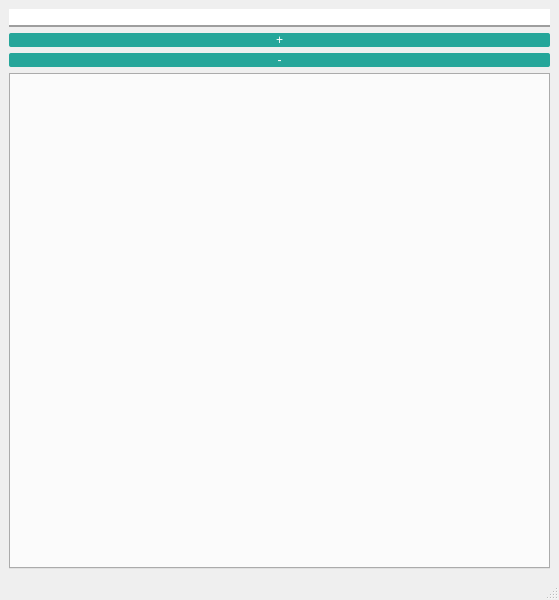
<?xml version="1.0" encoding="UTF-8"?>
<ui version="4.0">
 <class>MainWindow</class>
 <widget class="QMainWindow" name="MainWindow">
  <property name="geometry">
   <rect>
    <x>0</x>
    <y>0</y>
    <width>559</width>
    <height>600</height>
   </rect>
  </property>
  <property name="windowTitle">
   <string>MainWindow</string>
  </property>
  <property name="styleSheet">
   <string notr="true">QDialog{

background-color: #FFFFFF;
margin: 0;
font-family: sans-serif;
color: inherit;
font: inherit;
margin: 0;

}

QPushButton{

border: none;
border-radius: 2px;
outline: 0;
padding: 0 2rem;
text-transform: uppercase;
vertical-align: middle;
text-decoration: none;
color: #fff;
background-color: #26a69a;
text-align: center;

}

QPushButton:hover{

background-color: #2bbbad;
margin: 0;
margin-left: 3rem;

}

QLabel{

color: #9e9e9e;
position: absolute;
top: 0.8rem;
left: 0.75rem;

}

QLabel:hover{

color: #26a69a;

}

QLineEdit{

font-family: &quot;Roboto&quot;;
color: #000;
outline: none;
background: #fff;
border: none;
border-bottom: 2px solid #9e9e9e;

}

QLineEdit:hover{

outline: none;
border-bottom: 2px solid #26a69a; 

}

QSpinBox{

font-family: &quot;Roboto&quot;;
color: #000;
background: #fff;
border: none;
border-bottom: 2px solid #9e9e9e;

}

QSpinBox:hover{

outline: none;
border-bottom: 2px solid #26a69a; 

}

QRadioButton:hover{

background: #26a69a;
color: #f2f2f2;
padding: 5px 15px;

}

QComboBox{

font-family: &quot;Roboto&quot;;
color: #000;
width: 20px;
height: 20px;
outline: none;
padding: 15px;
background: #fff;
border: none;
border-bottom: 2px solid #9e9e9e;

}

QComboBox:hover{

padding: 5px 15px;
outline: none;
border-bottom: 2px solid #26a69a; 

}
</string>
  </property>
  <widget class="QWidget" name="centralwidget">
   <layout class="QGridLayout" name="gridLayout">
    <item row="1" column="0">
     <widget class="QPushButton" name="btn_mas">
      <property name="text">
       <string>+</string>
      </property>
     </widget>
    </item>
    <item row="2" column="0">
     <widget class="QPushButton" name="btn_menos">
      <property name="text">
       <string>-</string>
      </property>
     </widget>
    </item>
    <item row="3" column="0">
     <widget class="QTabWidget" name="tabWidget">
      <property name="currentIndex">
       <number>-1</number>
      </property>
     </widget>
    </item>
    <item row="0" column="0">
     <widget class="QLineEdit" name="url"/>
    </item>
   </layout>
  </widget>
  <widget class="QMenuBar" name="menubar">
   <property name="geometry">
    <rect>
     <x>0</x>
     <y>0</y>
     <width>559</width>
     <height>21</height>
    </rect>
   </property>
  </widget>
  <widget class="QStatusBar" name="statusbar"/>
 </widget>
 <resources/>
 <connections/>
</ui>
